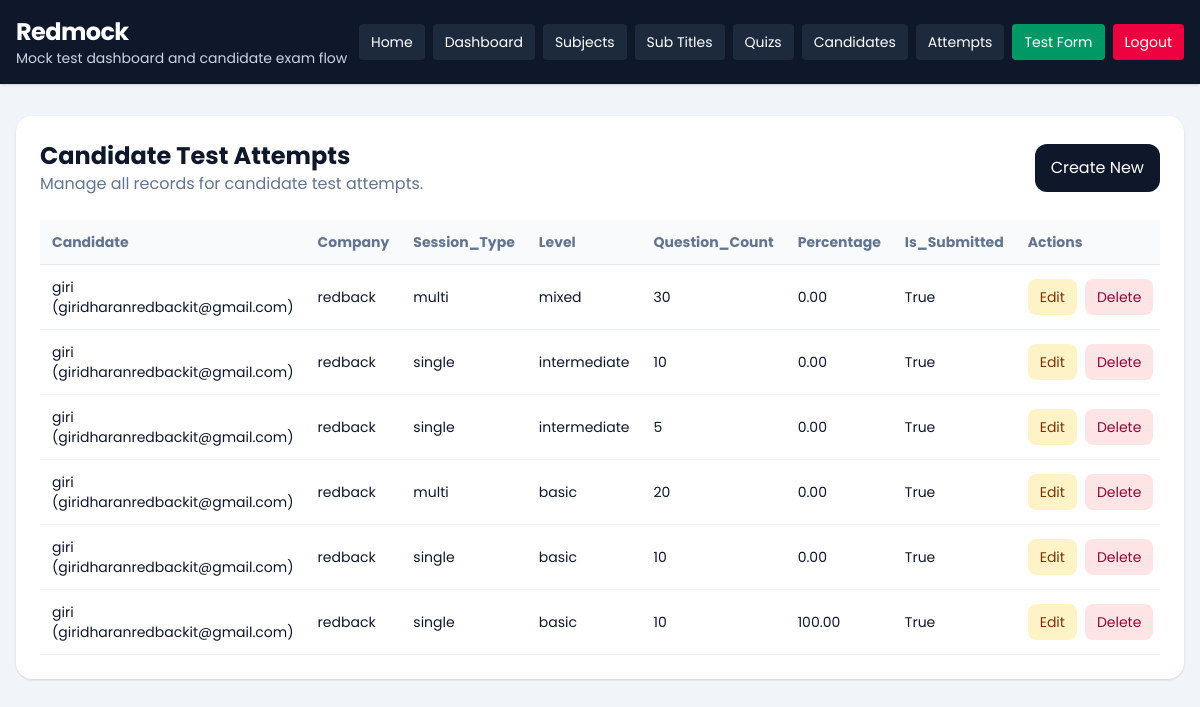
/dashboard/attempts/ (signed in), run on an earlier commit of the app's database.
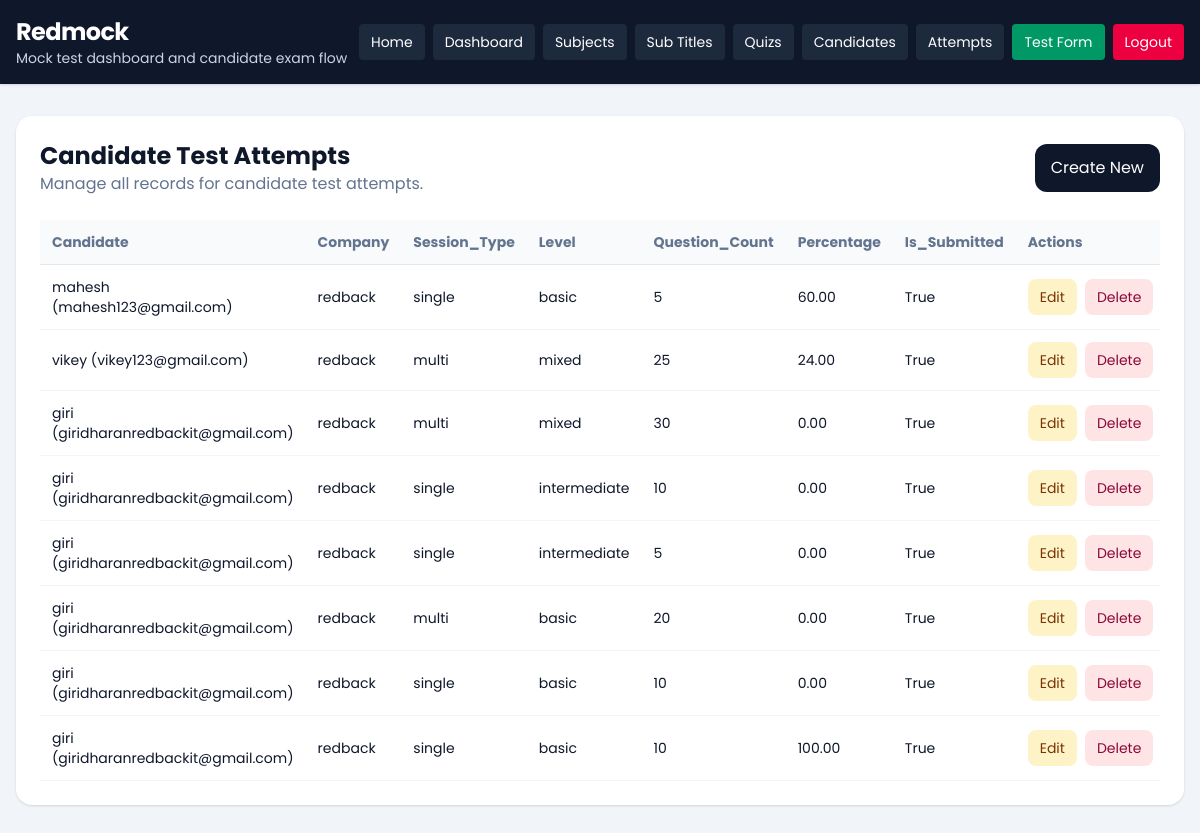
And on a later commit of the database.
### quiz/models.py (models this page shows, shortened)
class CandidateTestAttempt(models.Model):
    SESSION_SINGLE = 'single'
    SESSION_MULTI = 'multi'
    SESSION_CHOICES = [
        (SESSION_SINGLE, 'Single'),
        (SESSION_MULTI, 'Multi'),
    ]
    candidate = models.ForeignKey(Candidate, on_delete=models.CASCADE, related_name='attempts')
    company = models.ForeignKey(Company, on_delete=models.CASCADE, related_name='attempts')
    session_type = models.CharField(max_length=10, choices=SESSION_CHOICES)
    level = models.CharField(max_length=20)
    question_count = models.PositiveIntegerField()
    duration_minutes = models.PositiveIntegerField()
    selected_subjects = models.JSONField(default=list, blank=True)
    selected_sub_titles = models.JSONField(default=list, blank=True)
    answers_json = models.JSONField(default=list, blank=True)
    correct_count = models.PositiveIntegerField(default=0)
    wrong_count = models.PositiveIntegerField(default=0)
    percentage = models.DecimalField(max_digits=5, decimal_places=2, default=0)
    started_at = models.DateTimeField(blank=True, null=True)
    submitted_at = models.DateTimeField(blank=True, null=True)
    is_submitted = models.BooleanField(default=False)
    created_at = models.DateTimeField(auto_now_add=True)
    class Meta:
        ordering = ['-created_at']

class Candidate(models.Model):
    name = models.CharField(max_length=150)
    email = models.EmailField()
    designation_tech = models.CharField(max_length=150)
    created_at = models.DateTimeField(auto_now_add=True)
    class Meta:
        ordering = ['name']
    def __str__(self):
        return f'{self.name} ({self.email})'

### dashboard/models.py (models this page shows)
class Company(models.Model):
    name = models.CharField(max_length=150)
    image = models.ImageField(upload_to='company/', blank=True, null=True)
    email = models.EmailField(unique=True)
    password = models.CharField(max_length=128)
    is_active = models.BooleanField(default=True)
    created_at = models.DateTimeField(auto_now_add=True)
    updated_at = models.DateTimeField(auto_now=True)
    class Meta:
        ordering = ['name']
        verbose_name_plural = 'Companies'
    def __str__(self):
        return self.name

### dashboard/views.py (the view)
# urls.py: path('attempts/', views.attempt_list, name='attempt_list'),
@company_login_required
def attempt_list(request):
    queryset = CandidateTestAttempt.objects.filter(company=request.company).select_related('candidate', 'company')
    return render_crud_list(
        request,
        queryset=queryset,
        title='Candidate Test Attempts',
        create_url='dashboard:attempt_create',
        edit_url_name='dashboard:attempt_update',
        delete_url_name='dashboard:attempt_delete',
        fields=[
            'candidate',
            'company',
            'session_type',
            'level',
            'question_count',
            'percentage',
            'is_submitted',
        ],
    )

### dashboard/templatetags/dashboard_extras.py (called while the page is built)
@register.filter
def getattribute(obj, attr_name):
    return getattr(obj, attr_name)

### dashboard/views.py (called while the page is built)
def get_logged_in_company(request):
    company_id = request.session.get('company_id')
    if not company_id:
        return None
    return Company.objects.filter(id=company_id, is_active=True).first()

def company_login_required(view_func):
    @wraps(view_func)
    def wrapper(request, *args, **kwargs):
        company = get_logged_in_company(request)
        if not company:
            return redirect(f"{reverse('dashboard:login')}?next={request.path}")
        request.company = company
        return view_func(request, *args, **kwargs)
    return wrapper

def render_crud_list(request, *, queryset, title, create_url, edit_url_name, delete_url_name, fields):
    context = {
        'title': title,
        'objects': queryset,
        'create_url': create_url,
        'edit_url_name': edit_url_name,
        'delete_url_name': delete_url_name,
        'fields': fields,
    }
    return render(request, 'dashboard/crud_list.html', context)

### templates/dashboard/crud_list.html (shortened to what this page needs)
{% extends "base.html" %}
{% load dashboard_extras %}
{% block content %}
<section class="rounded-2xl bg-white p-6 shadow-sm">
    <div class="mb-6 flex flex-col gap-3 sm:flex-row sm:items-center sm:justify-between">
        <div>
            <h1 class="text-2xl font-bold">{{ title }}</h1>
            <p class="text-slate-500">Manage all records for {{ title|lower }}.</p>
        </div>
        <a href="{% url create_url %}" class="rounded-xl bg-slate-900 px-4 py-3 text-white">Create New</a>
    </div>
    <div class="overflow-x-auto">
        <table class="min-w-full text-left text-sm">
            <thead class="border-b border-slate-200 bg-slate-50 text-slate-500">
                <tr>
                    {% for field in fields %}
                        <th class="px-3 py-3">{{ field|title }}</th>
                    {% endfor %}
                    <th class="px-3 py-3">Actions</th>
                </tr>
            </thead>
            <tbody>
                {% for object in objects %}
                    <tr class="border-b border-slate-100">
                        {% for field in fields %}
                            <td class="px-3 py-3">{{ object|getattribute:field }}</td>
                        {% endfor %}
                        <td class="px-3 py-3">
                            <div class="flex gap-2">
                                <a href="{% url edit_url_name object.pk %}" class="rounded-lg bg-amber-100 px-3 py-2 text-amber-900">Edit</a>
                                <a href="{% url delete_url_name object.pk %}" class="rounded-lg bg-rose-100 px-3 py-2 text-rose-900">Delete</a>
                            </div>
                        </td>
                    </tr>
                {% empty %}
                    <tr>
                        <td colspan="{{ fields|length|add:1 }}" class="px-3 py-8 text-center text-slate-500">
                            No records found.
                        </td>
                    </tr>
                {% endfor %}
            </tbody>
        </table>
    </div>
</section>
{% endblock %}

What changed in the data, as far as the page shows it:
added CandidateTestAttempt: fields "mahesh (mahesh123@gmail.com)" "redback" "single" "basic" "5" "60.00" "True"
added CandidateTestAttempt: fields "vikey (vikey123@gmail.com)" "redback" "multi" "mixed" "25" "24.00" "True"
